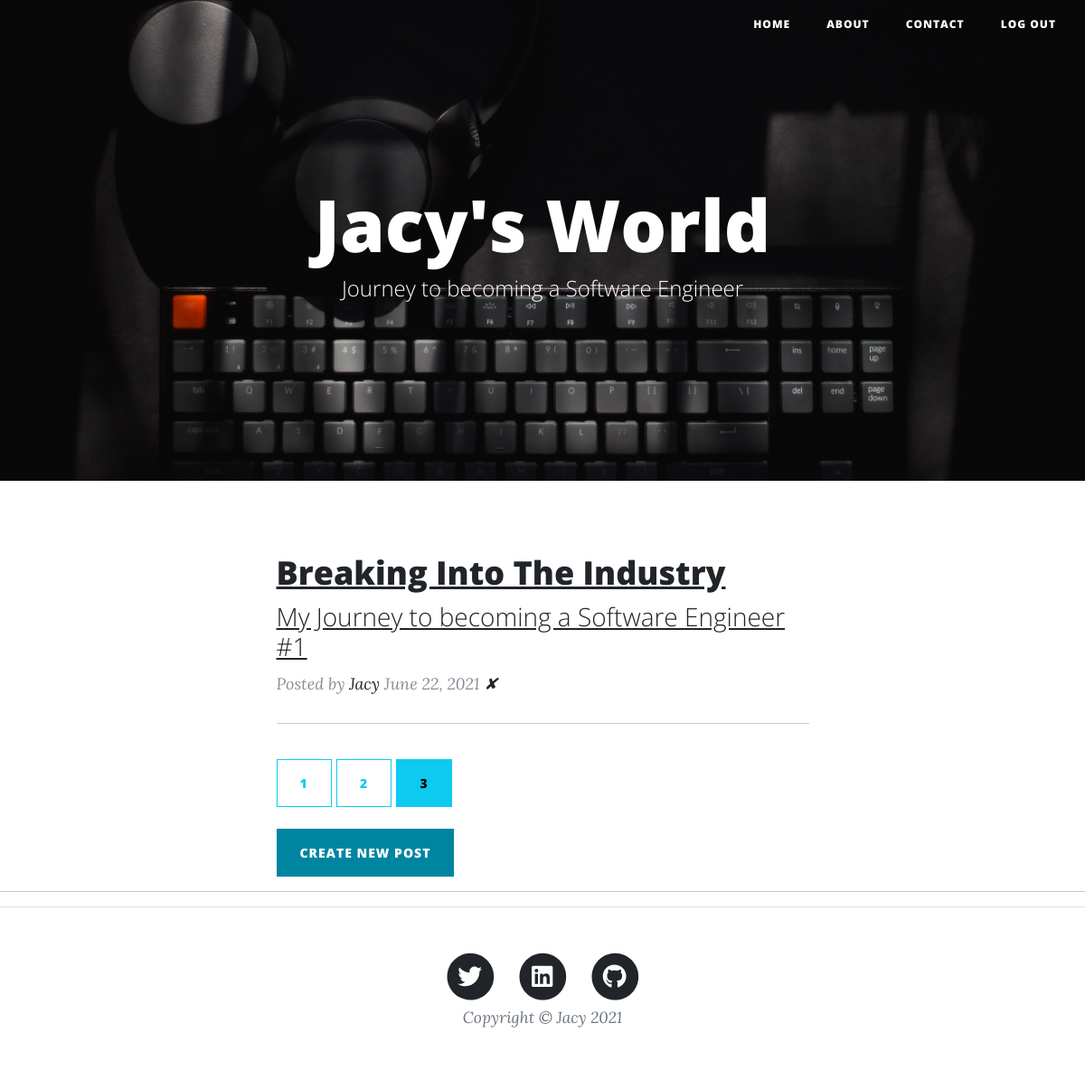
Before: /?page=3 (signed in) with the older database file.
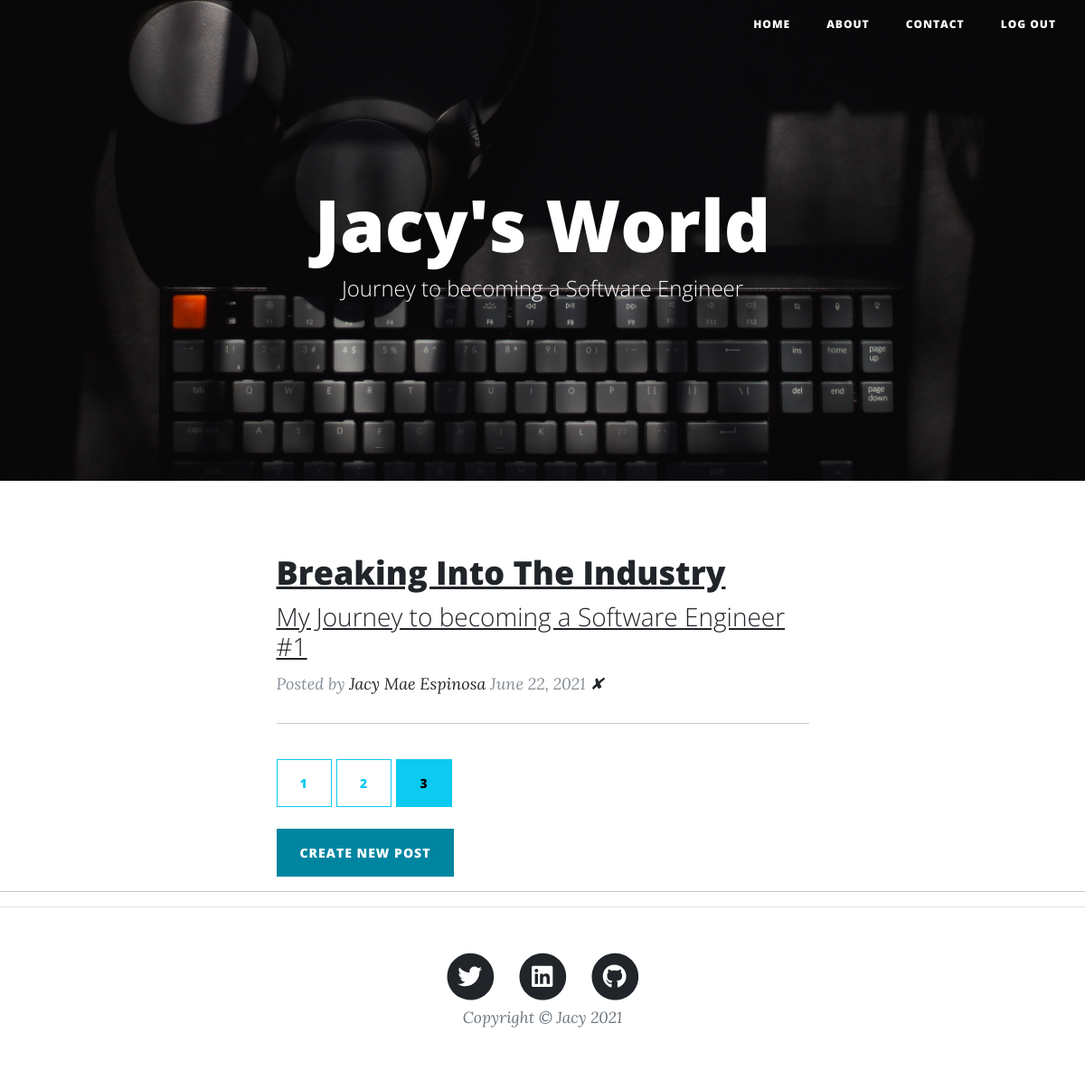
After: the same page with the newer database file.
### main.py (models this page shows, shortened)
class BlogPost(db.Model, Base):
    __tablename__ = 'blog_posts'
    id = Column(Integer, primary_key=True)
    author_id = Column(Integer, ForeignKey('users.id'))
    author = relationship("User", back_populates="posts")
    title = Column(String(250), unique=False, nullable=False)
    subtitle = Column(String(250), nullable=False)
    date = Column(String(250), nullable=False)
    body = Column(Text, nullable=False)
    img_url = Column(String(250), nullable=False)
    comments = relationship("Comment", back_populates="blog_post")

class User(UserMixin, db.Model, Base):
    __tablename__ = 'users'
    id = Column(Integer, primary_key=True)
    email = Column(String(100), unique=True)
    password = Column(String(100))
    name = Column(String(1000))
    posts = relationship("BlogPost", back_populates="author")
    comments = relationship("Comment", back_populates="comment_author")

### main.py (the view)
@app.route('/')
def get_all_posts():
    page = request.args.get('page', 1, type=int)
    all_posts = BlogPost.query.order_by(BlogPost.id.desc()).paginate(page=page, per_page=3)
    return render_template("index.html", all_posts=all_posts, user=current_user)

### main.py (called while the page is built)
@login_manager.user_loader
def load_user(user_id):
    return User.query.get(int(user_id))

### templates/index.html
<!DOCTYPE html>
<html lang="en">
    <body>
    {% include "header.html" %}
        <header class="masthead" style="background-image: url('static/assets/img/home-bg.jpg')">
            <div class="container position-relative px-4 px-lg-5">
                <div class="row gx-4 gx-lg-5 justify-content-center">
                    <div class="col-md-10 col-lg-8 col-xl-7">
                        <div class="site-heading">
                            <h1>Jacy's World</h1>
                            <span class="subheading">Journey to becoming a Software Engineer</span>
                        </div>
                    </div>
                </div>
            </div>
        </header>
        <div class="container px-4 px-lg-5">
            <div class="row gx-4 gx-lg-5 justify-content-center">
                <div class="col-md-10 col-lg-8 col-xl-7">
                    {% for blog_post in all_posts.items %}
                    <div class="post-preview">
                        <a href="{{ url_for('show_post', blog_id=blog_post['id']) }}">
                            <h2 class="post-title">{{ blog_post.title }}</h2>
                            <h3 class="post-subtitle">{{ blog_post.subtitle }}</h3>
                        </a>
                        <p class="post-meta">
                            Posted by
                            <a href="{{ url_for('get_all_posts') }}">{{ blog_post.author.name }}</a>
                            {{ blog_post.date }}
                            {% if user.id == 1 %}
                            <a href="{{url_for('delete', blog_id=blog_post.id) }}">✘</a>
                            {% endif %}
                        </p>
                    </div>
                    <hr class="my-4" />
                    {% endfor %}
                    <div class="pagination-btn" style="padding-top: 15px;">
                     {% for page_num in all_posts.iter_pages(left_edge=1, right_edge=1, left_current=1, right_current=2) %}
                         {% if page_num %}
                             {% if all_posts.page == page_num %}
                                <a class="btn btn-info mb-4" href="{{ url_for('get_all_posts', page=page_num)}}">{{ page_num }}</a>
                             {% else%}
                                <a class="btn btn-outline-info mb-4"href="{{ url_for('get_all_posts', page=page_num)}}">{{ page_num }}</a>
                             {% endif %}
                         {% else %}
                             ...
                         {% endif %}
                     {% endfor %}
                    </div>
                    <div class="clearfix">
                        {% if user.id == 1 %}
                            <a class="btn btn-primary" href="{{ url_for('create_post') }}">Create New Post</a>
                    {% endif %}
                    </div>
                  </div>
                </div>
              </div>
              <hr>
    {% include "footer.html" %}
    </body>
</html>

Changed rows visible on the page:
changed BlogPost "Breaking Into The Industry": author.name "Jacy" → "Jacy Mae Espinosa"
